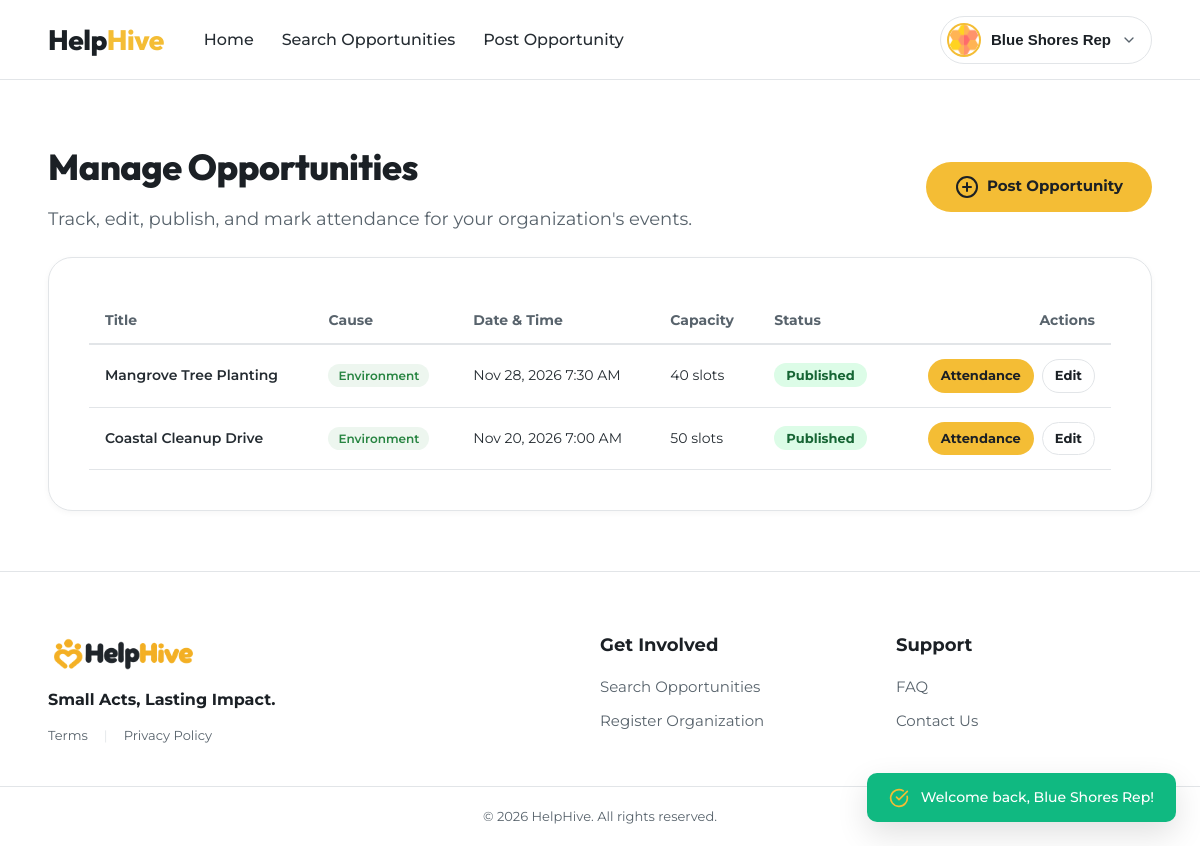
Before: /org/opportunities (signed in) with the older database file.
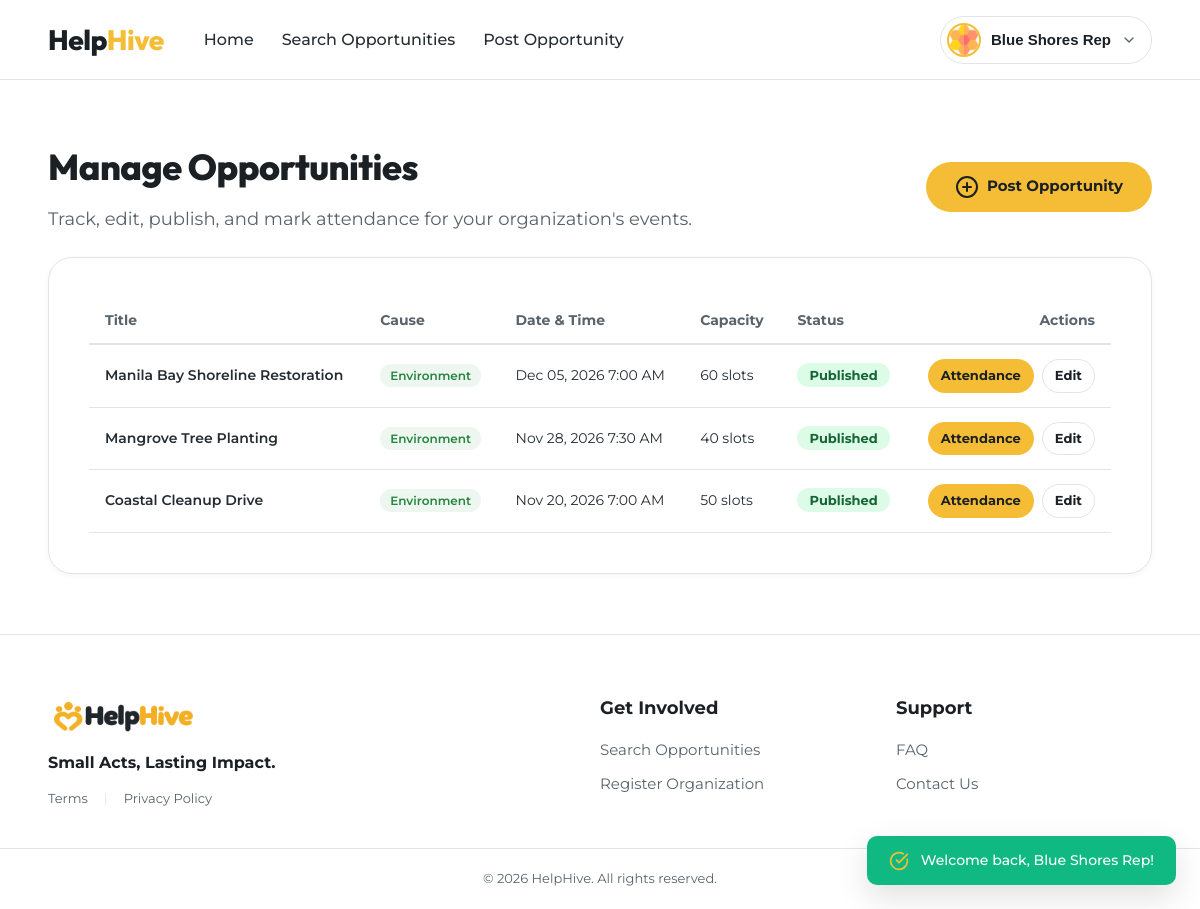
After: the same page with the newer database file.
### tables this page shows
CREATE TABLE opportunities (
  id INT UNSIGNED AUTO_INCREMENT PRIMARY KEY,
  organization_id INT UNSIGNED NOT NULL,
  title VARCHAR(180) NOT NULL,
  description TEXT NOT NULL,
  cause_area VARCHAR(80) NOT NULL,
  location VARCHAR(160) NOT NULL,
  start_at DATETIME NOT NULL,
  end_at DATETIME NOT NULL,
  registration_deadline DATETIME NOT NULL,
  capacity SMALLINT UNSIGNED NOT NULL,
  requirements TEXT NULL,
  status ENUM('draft','published','cancelled','completed') NOT NULL DEFAULT 'draft',
  created_at TIMESTAMP NOT NULL DEFAULT CURRENT_TIMESTAMP,
  updated_at TIMESTAMP NOT NULL DEFAULT CURRENT_TIMESTAMP ON UPDATE CURRENT_TIMESTAMP,
  CONSTRAINT fk_opp_org FOREIGN KEY (organization_id) REFERENCES organizations(id) ON DELETE CASCADE,
  CONSTRAINT chk_opp_capacity CHECK (capacity > 0),
  CONSTRAINT chk_opp_dates CHECK (end_at > start_at AND registration_deadline <= start_at),
  INDEX idx_opp_status_start (status, start_at),
  INDEX idx_opp_cause (cause_area),
  INDEX idx_opp_location (location),
  FULLTEXT INDEX ft_opp_search (title, description)
);

### app/controllers/OrgOpportunityController.php (called while the page is built, shortened)
<?php
final class OrgOpportunityController
{
    private function getOrgId(array $user): int
    {
        return (new OrganizationModel(Database::connection()))->idForUser((int) $user['id']);
    }
    public function index(): void
    {
        $user = Auth::requireRole(Auth::ORGANIZATION);
        $orgId = $this->getOrgId($user);
        $oppModel = new OpportunityModel(Database::connection());
        $opportunities = $oppModel->forOrganization($orgId);
        view('org/opportunities', [
            'title' => 'Manage Opportunities — HelpHive',
            'opportunities' => $opportunities,
        ]);
    }
}

### app/utils/Database.php (called while the page is built, shortened)
<?php
final class Database
{
    private static ?PDO $pdo = null;
    public static function connection(): PDO
    {
        if (self::$pdo === null) {
            $dsn = sprintf(
                'mysql:host=%s;port=%s;dbname=%s;charset=utf8mb4',
                env('DB_HOST', '127.0.0.1'), env('DB_PORT', '3306'), env('DB_NAME', 'helphive')
            );
            self::$pdo = new PDO($dsn, env('DB_USER', 'root'), env('DB_PASS', ''), [
                PDO::ATTR_ERRMODE            => PDO::ERRMODE_EXCEPTION,
                PDO::ATTR_DEFAULT_FETCH_MODE => PDO::FETCH_ASSOC,
                PDO::ATTR_EMULATE_PREPARES   => false,
            ]);
        }
        return self::$pdo;
    }
}

### app/utils/Auth.php (called while the page is built, shortened)
<?php
final class Auth
{
    public static function user(): ?array
    {
        return $_SESSION['user'] ?? null;
    }
    public static function requireLogin(): array
    {
        $user = self::user();
        return $user;
    }
    public static function requireRole(string ...$roles): array
    {
        $user = self::requireLogin();
        return $user;
    }
}

### config/env.php (called while the page is built, shortened)
<?php
function env(string $key, ?string $default = null): ?string
{
    return $_ENV[$key] ?? $default;
}

### app/models/OrganizationModel.php (called while the page is built, shortened)
<?php
final class OrganizationModel
{
    public function idForUser(int $userId): int
    {
        $st = $this->db->prepare('SELECT id FROM organizations WHERE user_id = :uid LIMIT 1');
        $st->execute(['uid' => $userId]);
        $id = $st->fetchColumn();
        return (int) $id;
    }
}

### app/models/OpportunityModel.php (called while the page is built, shortened)
<?php
final class OpportunityModel
{
    public function forOrganization(int $orgId): array
    {
        $st = $this->db->prepare('SELECT * FROM opportunities WHERE organization_id = :oid ORDER BY id DESC');
        $st->execute(['oid' => $orgId]);
        return $st->fetchAll();
    }
}

### app/utils/Flash.php (called while the page is built, shortened)
<?php
final class Flash
{
    public static function all(): array
    {
        $messages = $_SESSION['flash'] ?? [];
        return $messages;
    }
}

### app/views/org/opportunities.php (the view, shortened to what this page needs)
<?php
$opps = $opportunities ?? [];
?>
<section id="view-org-opportunities" class="page-view active" style="display: block;">
  <div class="section-container">
    <div class="details-top-nav" style="justify-content: space-between; align-items: center;">
      <div>
        <h2 class="section-title">Manage Opportunities</h2>
        <p class="section-subtitle">Track, edit, publish, and mark attendance for your organization's events.</p>
      </div>
      <a href="/org/opportunities/create" class="btn btn-primary" style="text-decoration: none; display: inline-flex; align-items: center; gap: 8px;">
        <i data-lucide="plus-circle"></i> Post Opportunity
      </a>
    </div>
    <div class="form-card-container" style="max-width: 100%; margin-top: 24px;">
      <?php if (!empty($opps)): ?>
        <div style="overflow-x: auto;">
          <table style="width: 100%; border-collapse: collapse; text-align: left;">
            <thead>
              <tr style="border-bottom: 2px solid var(--slate-border); color: var(--slate-muted); font-size: 14px;">
                <th style="padding: 12px 16px;">Title</th>
                <th style="padding: 12px 16px;">Cause</th>
                <th style="padding: 12px 16px;">Date & Time</th>
                <th style="padding: 12px 16px;">Capacity</th>
                <th style="padding: 12px 16px;">Status</th>
                <th style="padding: 12px 16px; text-align: right;">Actions</th>
              </tr>
            </thead>
            <tbody>
              <?php foreach ($opps as $opp): ?>
                <tr style="border-bottom: 1px solid var(--slate-border); font-size: 14px;">
                  <td style="padding: 14px 16px; font-weight: 600;">
                    <a href="/opportunities/<?= (int) $opp['id'] ?>" style="color: inherit; text-decoration: none;">
                      <?= e($opp['title']) ?>
                    </a>
                  </td>
                  <td style="padding: 14px 16px;">
                    <span class="tag-badge cause"><?= e($opp['cause_area']) ?></span>
                  </td>
                  <td style="padding: 14px 16px;">
                    <?= e(date('M d, Y g:i A', strtotime($opp['start_at'] ?? 'now'))) ?>
                  </td>
                  <td style="padding: 14px 16px;"><?= (int) $opp['capacity'] ?> slots</td>
                  <td style="padding: 14px 16px;">
                    <span class="status-badge <?= $opp['status'] === 'published' ? 'approved' : 'pending' ?>">
                      <?= e(ucfirst($opp['status'])) ?>
                    </span>
                  </td>
                  <td style="padding: 14px 16px; text-align: right;">
                    <div style="display: inline-flex; gap: 8px; align-items: center; justify-content: flex-end;">
                      <a href="/org/opportunities/<?= (int) $opp['id'] ?>/attendance" class="btn btn-cause" style="padding: 6px 12px; font-size: 13px; text-decoration: none;">
                        Attendance
                      </a>
                      <a href="/org/opportunities/<?= (int) $opp['id'] ?>/edit" class="btn btn-ghost" style="padding: 6px 12px; font-size: 13px; text-decoration: none;">
                        Edit
                      </a>
                    </div>
                  </td>
                </tr>
              <?php endforeach; ?>
            </tbody>
          </table>
        </div>
      <?php endif; ?>
    </div>
  </div>
</section>

### public/index.php (shortened to what this page needs)
<?php
require BASE_PATH . '/config/env.php';
spl_autoload_register(function (string $class): void {
    foreach (['controllers', 'models', 'utils', 'utils/exporters'] as $dir) {
        $file = BASE_PATH . "/app/$dir/$class.php";
        if (is_file($file)) { require $file; return; }
    }
});
$routes = require BASE_PATH . '/config/routes.php';
$method = $_SERVER['REQUEST_METHOD'];
$path = '/' . trim(parse_url($_SERVER['REQUEST_URI'], PHP_URL_PATH), '/');
foreach ($routes as [$m, $pattern, $handler]) {
    $regex = '#^' . preg_replace('#\{(\w+)\}#', '(?P<$1>\d+)', $pattern) . '$#';
    if ($m === $method && preg_match($regex, $path, $matches)) {
        [$class, $action] = explode('@', $handler);
        $args = array_filter($matches, 'is_string', ARRAY_FILTER_USE_KEY);
        (new $class())->$action(...array_map('intval', $args));
        exit;
    }
}

### app/utils/helpers.php (shortened to what this page needs)
<?php
function e(?string $value): string
{
    return htmlspecialchars((string) $value, ENT_QUOTES, 'UTF-8');
}
function asset(string $path): string
{
    return '/' . ltrim($path, '/');
}
function view(string $view, array $data = [], string $layout = 'layouts/main'): void
{
    extract($data, EXTR_SKIP);
    $viewPath = BASE_PATH . '/app/views/' . str_replace('.', '/', $view) . '.php';
    require $viewPath;
    $content = ob_get_clean();
    $layoutPath = BASE_PATH . '/app/views/' . str_replace('.', '/', $layout) . '.php';
    if (file_exists($layoutPath)) {
        require $layoutPath;
    } else {
        echo $content;
    }
}

### app/views/layouts/main.php (shortened to what this page needs)
<?php
$userMode = Auth::user() ? 'user' : 'guest';
?>
<!DOCTYPE html>
<html lang="en">
<head>
  <link rel="stylesheet" href="<?= asset('assets/css/style.css') ?>?v=<?= filemtime(BASE_PATH . '/public/assets/css/style.css') ?>">
</head>
<body data-mode="<?= e($userMode) ?>">
  <?php require __DIR__ . '/header.php'; ?>
  <main class="main-wrapper">
    <?= $content ?? '' ?>
  </main>
  <?php require __DIR__ . '/footer.php'; ?>
  <?php require __DIR__ . '/modals.php'; ?>
</body>
</html>

### app/views/layouts/header.php (shortened to what this page needs)
<?php
$currentUser = Auth::user();
$isLoggedIn = $currentUser !== null;
$userRole = $currentUser['role'] ?? 'guest';
$userName = $currentUser['name'] ?? 'Volunteer';
?>
<header class="main-header">
  <div class="nav-container">
    <div class="nav-left">
      <a href="/" class="brand-logo" aria-label="HelpHive Home">
        <span class="brand-name"><span class="logo-help">Help</span><span class="logo-hive">Hive</span></span>
      </a>
      <nav class="nav-links">
        <a href="/" class="nav-item <?= ($_SERVER['REQUEST_URI'] === '/' || parse_url($_SERVER['REQUEST_URI'], PHP_URL_PATH) === '/') ? 'active' : '' ?>" id="nav-link-home">Home</a>
        <a href="/opportunities" class="nav-item <?= str_starts_with(parse_url($_SERVER['REQUEST_URI'], PHP_URL_PATH) ?? '', '/opportunities') ? 'active' : '' ?>" id="nav-link-search">Search Opportunities</a>
        <?php if (!$isLoggedIn || $userRole === Auth::VOLUNTEER): ?>
          <a href="/register?role=organization" class="nav-item <?= (str_contains($_SERVER['REQUEST_URI'] ?? '', 'role=organization') || str_starts_with(parse_url($_SERVER['REQUEST_URI'] ?? '', PHP_URL_PATH) ?? '', '/org/register')) ? 'active' : '' ?>" id="nav-link-register-org">Register Organization</a>
        <?php elseif ($userRole === Auth::ORGANIZATION): ?>
          <a href="/org/opportunities/create" class="nav-item">Post Opportunity</a>
        <?php endif; ?>
      </nav>
    </div>
    <div class="nav-right">
      <?php if (!$isLoggedIn): ?>
        <div class="nav-actions guest-only" style="display: flex;">
          <button type="button" class="btn btn-ghost" onclick="openModal('login-modal')">Log In</button>
          <button type="button" class="btn btn-primary" onclick="openModal('signup-modal')">Sign Up</button>
        </div>
      <?php else: ?>
        <div class="nav-actions user-only" style="display: flex;">
          <div class="profile-trigger-wrapper">
            <button type="button" class="profile-trigger-btn" id="profile-dropdown-btn" onclick="toggleProfileMenu()">
              <img src="<?= asset('assets/images/221bd9d1a676573b8f2e9d5942d9403c38e5a153.png') ?>" alt="Avatar" class="profile-avatar" onerror="this.src='https://images.unsplash.com/photo-1534528741775-53994a69daeb?w=100&auto=format&fit=crop&q=80'">
              <span class="profile-name"><?= e($userName) ?></span>
              <i data-lucide="chevron-down" class="profile-chevron"></i>
            </button>
          </div>
        </div>
      <?php endif; ?>
    </div>
  </div>
</header>

### app/views/layouts/footer.php (shortened to what this page needs)
<footer class="main-footer">
  <div class="footer-container">
    <div class="footer-col brand-col">
      <div class="footer-brand">
        <a href="/" aria-label="HelpHive Home">
          <img src="<?= asset('assets/images/small-logo.png') ?>" alt="HelpHive" class="footer-logo-img">
        </a>
      </div>
      <p class="footer-tagline">Small Acts, Lasting Impact.</p>
      <div class="legal-links footer-legal-inline" style="margin-top: 14px;">
        <a href="#" onclick="alert('HelpHive Terms of Use'); return false;">Terms</a>
        <span class="divider" style="color: var(--slate-border); margin: 0 4px;">|</span>
        <a href="#" onclick="alert('HelpHive Privacy Policy'); return false;">Privacy Policy</a>
      </div>
    </div>
    <div class="footer-col">
      <h4 class="footer-col-title">Get Involved</h4>
      <ul class="footer-nav-list">
        <li><a href="/opportunities">Search Opportunities</a></li>
        <li><a href="/register?role=organization">Register Organization</a></li>
      </ul>
    </div>
    <div class="footer-col">
      <h4 class="footer-col-title">Support</h4>
      <ul class="footer-nav-list">
        <li><a href="/#faqs" onclick="if(window.location.pathname !== '/') { window.location.href = '/#faqs'; }">FAQ</a></li>
        <li><a href="#" onclick="alert('Contact HelpHive Support:\nEmail: support@helphive.org\nPhone: +63 32 123 4567\nLocation: Cebu City, Philippines'); return false;">Contact Us</a></li>
      </ul>
    </div>
  </div>
  <div class="footer-bottom-bar">
    <div class="footer-bottom-container" style="justify-content: center; text-align: center;">
      <p class="copyright">&copy; <?= date('Y') ?> HelpHive. All rights reserved.</p>
    </div>
  </div>
</footer>

### app/views/layouts/modals.php (shortened to what this page needs)
<?php
$flashes = Flash::all();
if (!empty($flashes)):
  foreach ($flashes as $type => $messages):
    foreach ($messages as $msg):
?>
  <div class="toast-notification show" style="background: <?= $type === 'error' ? '#ef4444' : '#10b981' ?>;">
    <i data-lucide="<?= $type === 'error' ? 'alert-circle' : 'check-circle' ?>" class="toast-icon"></i>
    <span class="toast-msg"><?= e($msg) ?></span>
  </div>
<?php
    endforeach;
  endforeach;
endif;
?>

Changed rows visible on the page:
added opportunities: title "Manila Bay Shoreline Restoration", cause_area "Environment", start_at "Dec 05, 2026 7:00 AM", capacity "60", status "Published"
